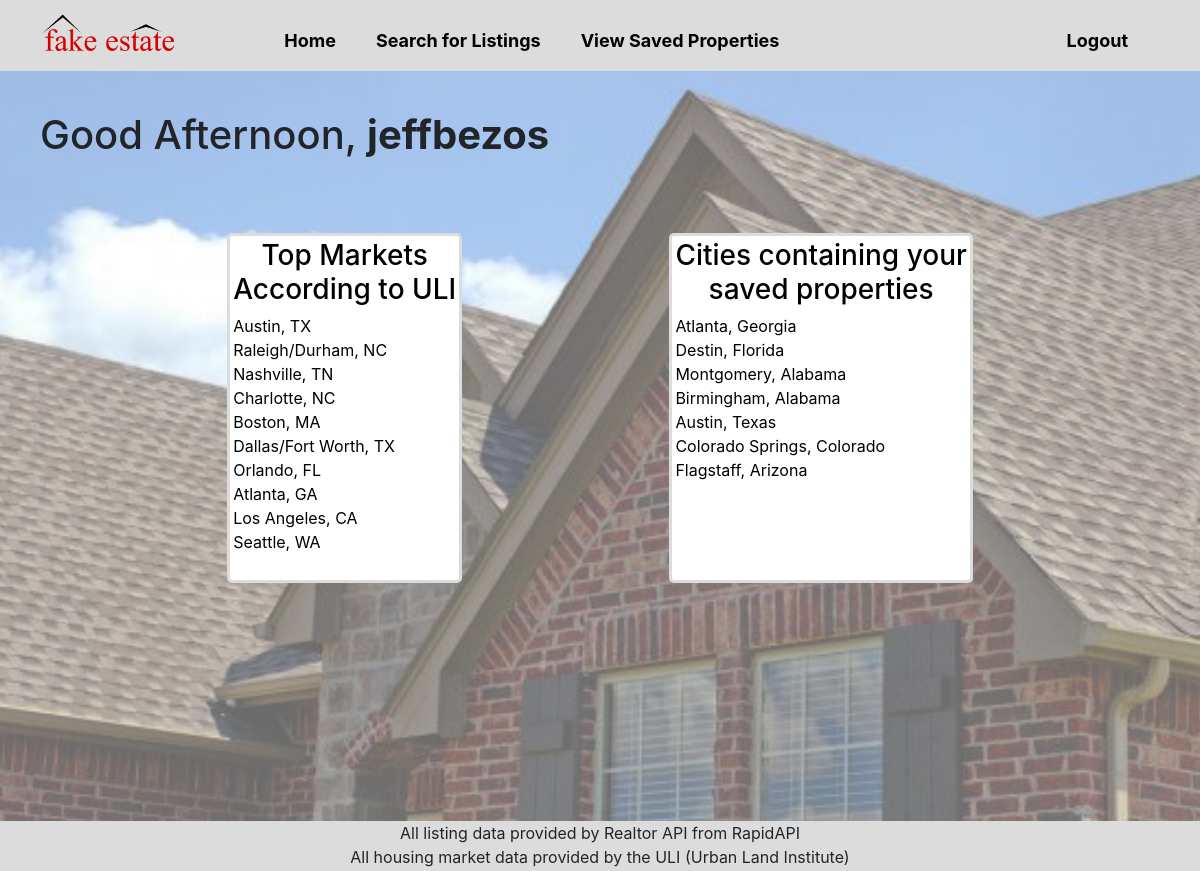
/ (signed in), run on the app's committed database.
### app.py (models this page shows, shortened)
class User (UserMixin, db.Model):
    __tablename__ = "users"
    id = db.Column(db.Integer, primary_key=True)
    username = db.Column(db.String, unique=True, nullable=False)
    pass_hash = db.Column(db.String, nullable=False)
    saves = db.relationship("Saved", back_populates="user")

class Property (db.Model):
    __tablename__ = "properties"
    property_id = db.Column(db.String, primary_key=True)
    description = db.Column(db.String)
    price = db.Column(db.Integer)
    status = db.Column(db.String)
    type = db.Column(db.String)
    beds = db.Column(db.Integer)
    baths = db.Column(db.Integer)
    city = db.Column(db.String)
    state = db.Column(db.String)
    postal_code = db.Column(db.String)
    lot_size = db.Column(db.Integer)
    units = db.Column(db.String)
    year_built = db.Column(db.Integer)
    saves = db.relationship("Saved", back_populates="property")
    photos = db.relationship("Photo", back_populates="property")

### app.py (the view)
@app.route("/")
def index():
    timeNum = localtime()
    time = ""
    if timeNum.tm_hour in range(0, 12):
        time = "morning"
    elif timeNum.tm_hour in range(12, 18):
        time = "afternoon"
    if current_user.is_authenticated:
        cities = db.session.query(Property.city, Property.state)\
            .distinct(Property.city, Property.state)\
            .join(Saved)\
            .filter(Saved.user_id == current_user.id).all()
    else:
        cities = []
    return render_template("index.html", time=time, cities=cities)

### app.py (called while the page is built)
@app.after_request
def after_request(response):
    response.headers["Cache-Control"] = "no-cache, no-store, must-revalidate"
    response.headers["Expires"] = 0
    response.headers["Pragma"] = "no-cache"
    return response

@login_manager.user_loader
def load_user(user_id):
    return db.session.query(User).filter(User.id == user_id).one_or_none()

### templates/index.html (shortened to what this page needs)
{% extends "layout.html" %}
{% block main %}
<div>
    <h1 class="heading">
        {% if current_user.is_authenticated %}
        {% if time == "morning" %}
        Good Morning, <b>{{ current_user.username }}</b>
        {% elif time == "afternoon" %}
        Good Afternoon, <b>{{ current_user.username }}</b>
        {% else %}
        Good Evening, <b>{{ current_user.username }}</b>
        {% endif %}
        {% else %}
        Welcome to <b>Fake Estate</b>
        {% endif %}
    </h1>
</div>
{% if current_user.is_authenticated %}
<div class="index-loggedin">
    <div class="content-cell index-loggedin-cell">
        <h3 style="text-align: center;">
            Top Markets <br>
            According to ULI <br>
        </h3>
        Austin, TX <br>
        Raleigh/Durham, NC <br>
        Nashville, TN <br>
        Charlotte, NC <br>
        Boston, MA <br>
        Dallas/Fort Worth, TX <br>
        Orlando, FL <br>
        Atlanta, GA <br>
        Los Angeles, CA <br>
        Seattle, WA <br>
    </div>
    <div class="content-cell index-loggedin-cell">
        <h3 style="text-align: center;">
            Cities containing your <br>
            saved properties <br>
        </h3>
        {% if cities %}
        {% for city, state in cities %}
        {{ city }}, {{ state }} <br>
        {% endfor %}
        {% else %}
        You have no saved properties!
        {% endif %}
    </div>
</div>
{% endif %}
{% endblock %}

### templates/layout.html (shortened to what this page needs)
<!DOCTYPE html>
<html lang = "en">
    <head>
        <link rel="stylesheet" href="https://stackpath.bootstrapcdn.com/bootstrap/4.5.0/css/bootstrap.min.css">
        <link rel="stylesheet" href="{{ url_for('static', filename='style.css') }}">
    </head>
    <body>
        <nav class="navbar navbar-expand-md" style="background-color: gainsboro; font-size: 100%;">
            <a class="navbar-brand ml-4 mr-5" href="/"><img style="height: 45px;" src="{{ url_for('static', filename='fake_estate_logo.png') }}" alt="Fake estate logo"></a>
            <div class="navbar-nav">
                <a class="nav-item nav-link ml-5 mr-4 animation-subject" href="/">Home</a>
                <a class="nav-item nav-link mr-4 animation-subject" href="/search">Search for Listings</a>
                {% if current_user.is_authenticated %}
                <a class="nav-item nav-link animation-subject" href="/saved">View Saved Properties</a>
                {% endif %}
            </div>
            <div class="navbar-nav ml-auto mr-5">
                {% if current_user.is_authenticated %}
                <a class="nav-item nav-link" href="/logout">Logout</a>
                {% else %}
                <a class="nav-item nav-link" href="/login">Login</a>
                <a class="nav-item nav-link" href="/register">Register</a>
                {% endif %}
            </div>
        </nav>
        <div class="container-main">
            <div class="container-content">
                {% block main %}{% endblock %}
            </div>
            <footer>
                All listing data provided by Realtor API from RapidAPI <br>
                All housing market data provided by the ULI (Urban Land Institute)
            </footer>
        </div>
    </body>
</html>

### static/style.css (style rules this page uses)
.navbar .navbar-nav .nav-item { margin-top: 10px; color: black; font-size: large; font-weight: bold; transition: top 5s; position: relative; }
.content-cell { border: 3px solid gainsboro; background: white; border-radius: 5px; padding: 3px; color: black; text-decoration: none; }
.heading { margin-top: 20px; margin-left: 20px; }
.container-main { display: flex; height: 100vh; flex-direction: column; justify-content: space-between; }
.container-content { flex: 1 0 auto; padding: 20px; }
.index-loggedin { display: flex; position: relative; top: 10%; justify-content: space-evenly; height: 350px }
.index-loggedin-cell { overflow: auto; }
body { background: #ffffff url('roof1.jpg') no-repeat fixed top; background-size: cover; }
footer { width: 100%; height: 50px; text-align: center; margin-top: 50px; background: gainsboro; bottom: 0; }

### data on the page
User: username "jeffbezos"
Property: city "Atlanta", state "Georgia"
Property: city "Destin", state "Florida"
Property: city "Austin", state "Texas"
Property: city "Colorado Springs", state "Colorado"
Property: city "Flagstaff", state "Arizona"

### other printed values
{{ city }} "Montgomery" "Birmingham"
{{ state }} "Alabama" "Alabama"
